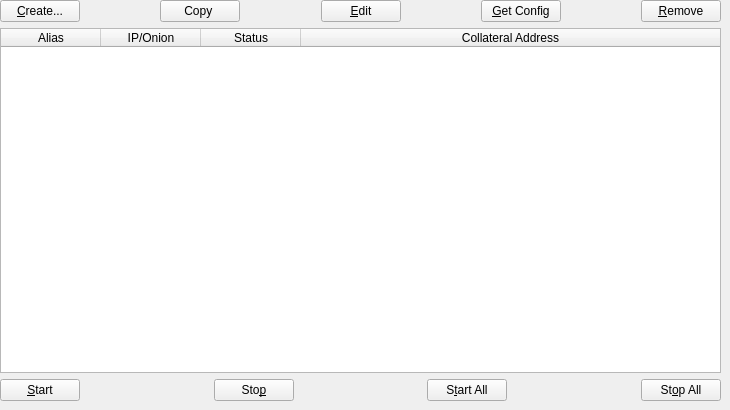
     <widget class="QWidget" name="tab_2">
      <attribute name="title">
       <string>Base Node Manager</string>
      </attribute>
      <widget class="QWidget" name="verticalLayoutWidget">
       <property name="geometry">
        <rect>
         <x>0</x>
         <y>0</y>
         <width>721</width>
         <height>401</height>
        </rect>
       </property>
       <layout class="QVBoxLayout" name="verticalLayout_6">
        <item>
         <layout class="QHBoxLayout" name="horizontalLayout_7">
          <property name="bottomMargin">
           <number>0</number>
          </property>
          <item>
           <widget class="QPushButton" name="createButton">
            <property name="text">
             <string>&amp;Create...</string>
            </property>
           </widget>
          </item>
          <item>
           <spacer name="horizontalSpacer_2">
            <property name="orientation">
             <enum>Qt::Horizontal</enum>
            </property>
            <property name="sizeHint" stdset="0">
             <size>
              <width>40</width>
              <height>20</height>
             </size>
            </property>
           </spacer>
          </item>
          <item>
           <widget class="QPushButton" name="copyAddressButton">
            <property name="text">
             <string>Copy </string>
            </property>
           </widget>
          </item>
          <item>
           <spacer name="horizontalSpacer_9">
            <property name="orientation">
             <enum>Qt::Horizontal</enum>
            </property>
            <property name="sizeHint" stdset="0">
             <size>
              <width>40</width>
              <height>20</height>
             </size>
            </property>
           </spacer>
          </item>
          <item>
           <widget class="QPushButton" name="editButton">
            <property name="text">
             <string>&amp;Edit</string>
            </property>
           </widget>
          </item>
          <item>
           <spacer name="horizontalSpacer_8">
            <property name="orientation">
             <enum>Qt::Horizontal</enum>
            </property>
            <property name="sizeHint" stdset="0">
             <size>
              <width>40</width>
              <height>20</height>
             </size>
            </property>
           </spacer>
          </item>
          <item>
           <widget class="QPushButton" name="getConfigButton">
            <property name="text">
             <string>&amp;Get Config</string>
            </property>
           </widget>
          </item>
          <item>
           <spacer name="horizontalSpacer_7">
            <property name="orientation">
             <enum>Qt::Horizontal</enum>
            </property>
            <property name="sizeHint" stdset="0">
             <size>
              <width>40</width>
              <height>20</height>
             </size>
            </property>
           </spacer>
          </item>
          <item>
           <widget class="QPushButton" name="removeButton">
            <property name="text">
             <string>&amp;Remove</string>
            </property>
           </widget>
          </item>
         </layout>
        </item>
        <item>
         <widget class="QTableWidget" name="tableWidget_2">
          <property name="editTriggers">
           <set>QAbstractItemView::NoEditTriggers</set>
          </property>
          <property name="alternatingRowColors">
           <bool>true</bool>
          </property>
          <property name="selectionMode">
           <enum>QAbstractItemView::SingleSelection</enum>
          </property>
          <property name="selectionBehavior">
           <enum>QAbstractItemView::SelectRows</enum>
          </property>
          <attribute name="horizontalHeaderStretchLastSection">
           <bool>true</bool>
          </attribute>
          <column>
           <property name="text">
            <string>Alias</string>
           </property>
          </column>
          <column>
           <property name="text">
            <string>IP/Onion</string>
           </property>
          </column>
          <column>
           <property name="text">
            <string>Status</string>
           </property>
          </column>
          <column>
           <property name="text">
            <string>Collateral Address</string>
           </property>
          </column>
         </widget>
        </item>
        <item>
         <layout class="QHBoxLayout" name="horizontalLayout_8">
          <item>
           <widget class="QPushButton" name="startButton">
            <property name="text">
             <string>&amp;Start</string>
            </property>
           </widget>
          </item>
          <item>
           <spacer name="horizontalSpacer_3">
            <property name="orientation">
             <enum>Qt::Horizontal</enum>
            </property>
            <property name="sizeHint" stdset="0">
             <size>
              <width>40</width>
              <height>20</height>
             </size>
            </property>
           </spacer>
          </item>
          <item>
           <widget class="QPushButton" name="stopButton">
            <property name="text">
             <string>Sto&amp;p</string>
            </property>
           </widget>
          </item>
          <item>
           <spacer name="horizontalSpacer_4">
            <property name="orientation">
             <enum>Qt::Horizontal</enum>
            </property>
            <property name="sizeHint" stdset="0">
             <size>
              <width>40</width>
              <height>20</height>
             </size>
            </property>
           </spacer>
          </item>
          <item>
           <widget class="QPushButton" name="startAllButton">
            <property name="text">
             <string>S&amp;tart All</string>
            </property>
           </widget>
          </item>
          <item>
           <spacer name="horizontalSpacer_5">
            <property name="orientation">
             <enum>Qt::Horizontal</enum>
            </property>
            <property name="sizeHint" stdset="0">
             <size>
              <width>40</width>
              <height>20</height>
             </size>
            </property>
           </spacer>
          </item>
          <item>
           <widget class="QPushButton" name="stopAllButton">
            <property name="text">
             <string>St&amp;op All</string>
            </property>
           </widget>
          </item>
         </layout>
        </item>
       </layout>
      </widget>
     </widget>
